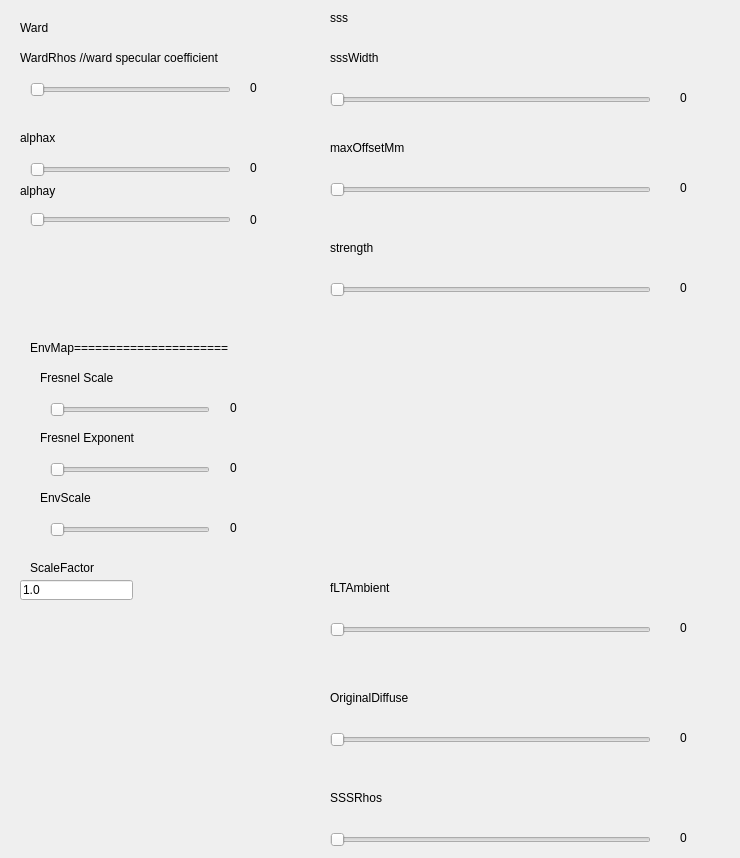
   <widget class="QWidget" name="tab_2">
    <attribute name="title">
     <string>Tab 2</string>
    </attribute>
    <widget class="QLabel" name="label_39">
     <property name="geometry">
      <rect>
       <x>30</x>
       <y>340</y>
       <width>231</width>
       <height>16</height>
      </rect>
     </property>
     <property name="text">
      <string>EnvMap======================</string>
     </property>
    </widget>
    <widget class="QLabel" name="label_22">
     <property name="geometry">
      <rect>
       <x>20</x>
       <y>20</y>
       <width>81</width>
       <height>16</height>
      </rect>
     </property>
     <property name="text">
      <string>Ward </string>
     </property>
    </widget>
    <widget class="QSlider" name="Ward_AlphaySlider">
     <property name="geometry">
      <rect>
       <x>30</x>
       <y>210</y>
       <width>201</width>
       <height>20</height>
      </rect>
     </property>
     <property name="maximum">
      <number>100</number>
     </property>
     <property name="orientation">
      <enum>Qt::Horizontal</enum>
     </property>
    </widget>
    <widget class="QLabel" name="label_35">
     <property name="geometry">
      <rect>
       <x>20</x>
       <y>130</y>
       <width>72</width>
       <height>15</height>
      </rect>
     </property>
     <property name="text">
      <string>alphax</string>
     </property>
    </widget>
    <widget class="QLabel" name="Ward_AlphayLabel">
     <property name="geometry">
      <rect>
       <x>250</x>
       <y>210</y>
       <width>51</width>
       <height>20</height>
      </rect>
     </property>
     <property name="text">
      <string>0</string>
     </property>
    </widget>
    <widget class="QLabel" name="label_42">
     <property name="geometry">
      <rect>
       <x>40</x>
       <y>490</y>
       <width>141</width>
       <height>16</height>
      </rect>
     </property>
     <property name="text">
      <string>EnvScale</string>
     </property>
    </widget>
    <widget class="QLabel" name="EnvFresnelExpLabel">
     <property name="geometry">
      <rect>
       <x>230</x>
       <y>460</y>
       <width>31</width>
       <height>16</height>
      </rect>
     </property>
     <property name="text">
      <string>0</string>
     </property>
    </widget>
    <widget class="QSlider" name="Ward_AlphaxSlider">
     <property name="geometry">
      <rect>
       <x>30</x>
       <y>160</y>
       <width>201</width>
       <height>20</height>
      </rect>
     </property>
     <property name="maximum">
      <number>100</number>
     </property>
     <property name="orientation">
      <enum>Qt::Horizontal</enum>
     </property>
    </widget>
    <widget class="QLabel" name="WardRhosLabel">
     <property name="geometry">
      <rect>
       <x>250</x>
       <y>80</y>
       <width>51</width>
       <height>16</height>
      </rect>
     </property>
     <property name="text">
      <string>0</string>
     </property>
    </widget>
    <widget class="QLabel" name="Ward_AlphaxLabel">
     <property name="geometry">
      <rect>
       <x>250</x>
       <y>160</y>
       <width>51</width>
       <height>16</height>
      </rect>
     </property>
     <property name="text">
      <string>0</string>
     </property>
    </widget>
    <widget class="QLabel" name="label_36">
     <property name="geometry">
      <rect>
       <x>20</x>
       <y>180</y>
       <width>72</width>
       <height>21</height>
      </rect>
     </property>
     <property name="text">
      <string>alphay</string>
     </property>
    </widget>
    <widget class="QLabel" name="EnvScaleLabel">
     <property name="geometry">
      <rect>
       <x>230</x>
       <y>520</y>
       <width>31</width>
       <height>16</height>
      </rect>
     </property>
     <property name="text">
      <string>0</string>
     </property>
    </widget>
    <widget class="QSlider" name="WardRhosSlider">
     <property name="geometry">
      <rect>
       <x>30</x>
       <y>80</y>
       <width>201</width>
       <height>20</height>
      </rect>
     </property>
     <property name="maximum">
      <number>100</number>
     </property>
     <property name="orientation">
      <enum>Qt::Horizontal</enum>
     </property>
     <property name="tickPosition">
      <enum>QSlider::NoTicks</enum>
     </property>
     <property name="tickInterval">
      <number>1</number>
     </property>
    </widget>
    <widget class="QLabel" name="label_41">
     <property name="geometry">
      <rect>
       <x>40</x>
       <y>430</y>
       <width>141</width>
       <height>16</height>
      </rect>
     </property>
     <property name="text">
      <string>Fresnel Exponent</string>
     </property>
    </widget>
    <widget class="QSlider" name="EnvFresnelExpSlider">
     <property name="geometry">
      <rect>
       <x>50</x>
       <y>460</y>
       <width>160</width>
       <height>20</height>
      </rect>
     </property>
     <property name="maximum">
      <number>100</number>
     </property>
     <property name="orientation">
      <enum>Qt::Horizontal</enum>
     </property>
    </widget>
    <widget class="QSlider" name="EnvScaleSlider">
     <property name="geometry">
      <rect>
       <x>50</x>
       <y>520</y>
       <width>160</width>
       <height>20</height>
      </rect>
     </property>
     <property name="maximum">
      <number>100</number>
     </property>
     <property name="orientation">
      <enum>Qt::Horizontal</enum>
     </property>
    </widget>
    <widget class="QLabel" name="label_30">
     <property name="geometry">
      <rect>
       <x>20</x>
       <y>50</y>
       <width>251</width>
       <height>16</height>
      </rect>
     </property>
     <property name="text">
      <string>WardRhos //ward specular coefficient</string>
     </property>
    </widget>
    <widget class="QLabel" name="label_40">
     <property name="geometry">
      <rect>
       <x>40</x>
       <y>370</y>
       <width>111</width>
       <height>16</height>
      </rect>
     </property>
     <property name="text">
      <string>Fresnel Scale</string>
     </property>
    </widget>
    <widget class="QSlider" name="EnvFresnelScaleSlider">
     <property name="geometry">
      <rect>
       <x>50</x>
       <y>400</y>
       <width>160</width>
       <height>20</height>
      </rect>
     </property>
     <property name="maximum">
      <number>100</number>
     </property>
     <property name="orientation">
      <enum>Qt::Horizontal</enum>
     </property>
    </widget>
    <widget class="QLabel" name="EnvFresnelScaleLabel">
     <property name="geometry">
      <rect>
       <x>230</x>
       <y>400</y>
       <width>31</width>
       <height>16</height>
      </rect>
     </property>
     <property name="text">
      <string>0</string>
     </property>
    </widget>
    <widget class="QSlider" name="sssWidthSlider">
     <property name="geometry">
      <rect>
       <x>330</x>
       <y>90</y>
       <width>321</width>
       <height>19</height>
      </rect>
     </property>
     <property name="maximum">
      <number>100</number>
     </property>
     <property name="orientation">
      <enum>Qt::Horizontal</enum>
     </property>
    </widget>
    <widget class="QLabel" name="label_48">
     <property name="geometry">
      <rect>
       <x>330</x>
       <y>50</y>
       <width>121</width>
       <height>16</height>
      </rect>
     </property>
     <property name="text">
      <string>sssWidth</string>
     </property>
    </widget>
    <widget class="QLabel" name="label_49">
     <property name="geometry">
      <rect>
       <x>330</x>
       <y>10</y>
       <width>81</width>
       <height>16</height>
      </rect>
     </property>
     <property name="text">
      <string>sss</string>
     </property>
    </widget>
    <widget class="QLabel" name="sssWidthLabel">
     <property name="geometry">
      <rect>
       <x>680</x>
       <y>90</y>
       <width>51</width>
       <height>16</height>
      </rect>
     </property>
     <property name="text">
      <string>0</string>
     </property>
    </widget>
    <widget class="QLabel" name="maxOffsetMmLabel">
     <property name="geometry">
      <rect>
       <x>680</x>
       <y>180</y>
       <width>51</width>
       <height>16</height>
      </rect>
     </property>
     <property name="text">
      <string>0</string>
     </property>
    </widget>
    <widget class="QLabel" name="label_50">
     <property name="geometry">
      <rect>
       <x>330</x>
       <y>140</y>
       <width>121</width>
       <height>16</height>
      </rect>
     </property>
     <property name="text">
      <string>maxOffsetMm</string>
     </property>
    </widget>
    <widget class="QSlider" name="maxOffsetMmSlider">
     <property name="geometry">
      <rect>
       <x>330</x>
       <y>180</y>
       <width>321</width>
       <height>19</height>
      </rect>
     </property>
     <property name="maximum">
      <number>100</number>
     </property>
     <property name="orientation">
      <enum>Qt::Horizontal</enum>
     </property>
    </widget>
    <widget class="QLabel" name="SSSSstrengthLable">
     <property name="geometry">
      <rect>
       <x>680</x>
       <y>280</y>
       <width>51</width>
       <height>16</height>
      </rect>
     </property>
     <property name="text">
      <string>0</string>
     </property>
    </widget>
    <widget class="QLabel" name="label_51">
     <property name="geometry">
      <rect>
       <x>330</x>
       <y>240</y>
       <width>121</width>
       <height>16</height>
      </rect>
     </property>
     <property name="text">
      <string>strength</string>
     </property>
    </widget>
    <widget class="QSlider" name="SSSSstrengthSlider">
     <property name="geometry">
      <rect>
       <x>330</x>
       <y>280</y>
       <width>321</width>
       <height>19</height>
      </rect>
     </property>
     <property name="maximum">
      <number>100</number>
     </property>
     <property name="orientation">
      <enum>Qt::Horizontal</enum>
     </property>
    </widget>
    <widget class="QLabel" name="fLTAmbientLabel">
     <property name="geometry">
      <rect>
       <x>680</x>
       <y>620</y>
       <width>51</width>
       <height>16</height>
      </rect>
     </property>
     <property name="text">
      <string>0</string>
     </property>
    </widget>
    <widget class="QLabel" name="label_52">
     <property name="geometry">
      <rect>
       <x>330</x>
       <y>580</y>
       <width>121</width>
       <height>16</height>
      </rect>
     </property>
     <property name="text">
      <string>fLTAmbient</string>
     </property>
    </widget>
    <widget class="QSlider" name="fLTAmbientSlider">
     <property name="geometry">
      <rect>
       <x>330</x>
       <y>620</y>
       <width>321</width>
       <height>19</height>
      </rect>
     </property>
     <property name="maximum">
      <number>100</number>
     </property>
     <property name="orientation">
      <enum>Qt::Horizontal</enum>
     </property>
    </widget>
    <widget class="QLabel" name="OriginalDiffuseLabel">
     <property name="geometry">
      <rect>
       <x>680</x>
       <y>730</y>
       <width>51</width>
       <height>16</height>
      </rect>
     </property>
     <property name="text">
      <string>0</string>
     </property>
    </widget>
    <widget class="QLabel" name="label_53">
     <property name="geometry">
      <rect>
       <x>330</x>
       <y>690</y>
       <width>121</width>
       <height>16</height>
      </rect>
     </property>
     <property name="text">
      <string>OriginalDiffuse</string>
     </property>
    </widget>
    <widget class="QSlider" name="OriginalDiffuseSlider">
     <property name="geometry">
      <rect>
       <x>330</x>
       <y>730</y>
       <width>321</width>
       <height>19</height>
      </rect>
     </property>
     <property name="maximum">
      <number>100</number>
     </property>
     <property name="orientation">
      <enum>Qt::Horizontal</enum>
     </property>
    </widget>
    <widget class="QLabel" name="SSSRhosLabel">
     <property name="geometry">
      <rect>
       <x>680</x>
       <y>830</y>
       <width>51</width>
       <height>16</height>
      </rect>
     </property>
     <property name="text">
      <string>0</string>
     </property>
    </widget>
    <widget class="QLabel" name="label_54">
     <property name="geometry">
      <rect>
       <x>330</x>
       <y>790</y>
       <width>121</width>
       <height>16</height>
      </rect>
     </property>
     <property name="text">
      <string>SSSRhos</string>
     </property>
    </widget>
    <widget class="QSlider" name="SSSRhosSlider">
     <property name="geometry">
      <rect>
       <x>330</x>
       <y>830</y>
       <width>321</width>
       <height>19</height>
      </rect>
     </property>
     <property name="maximum">
      <number>100</number>
     </property>
     <property name="orientation">
      <enum>Qt::Horizontal</enum>
     </property>
    </widget>
    <widget class="QLineEdit" name="CommonScaleFactorLE">
     <property name="geometry">
      <rect>
       <x>20</x>
       <y>580</y>
       <width>113</width>
       <height>20</height>
      </rect>
     </property>
     <property name="text">
      <string>1.0</string>
     </property>
    </widget>
    <widget class="QLabel" name="label_55">
     <property name="geometry">
      <rect>
       <x>30</x>
       <y>560</y>
       <width>101</width>
       <height>16</height>
      </rect>
     </property>
     <property name="text">
      <string>ScaleFactor</string>
     </property>
    </widget>
   </widget>
